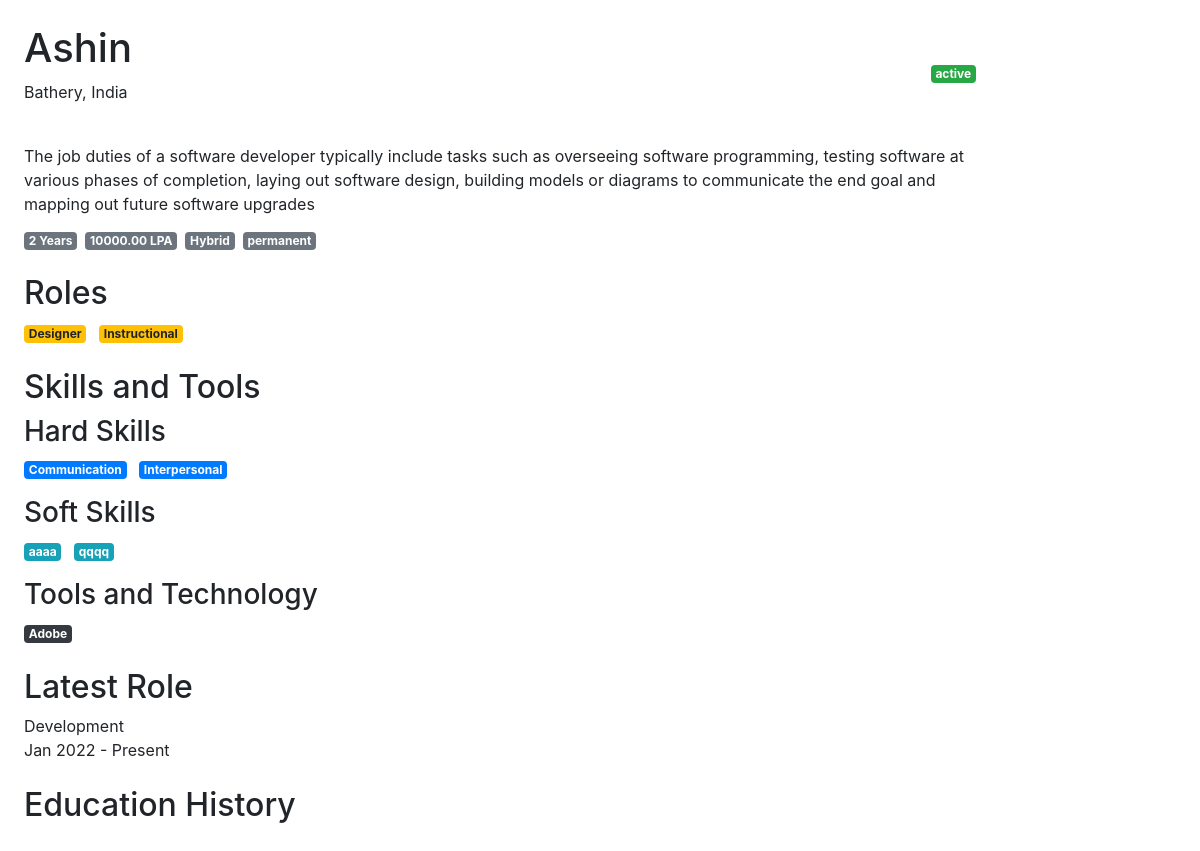
Page /jobIndividual/1/ on the committed database.
### job/models.py (models this page shows, shortened)
class User(models.Model):
    STATUS_CHOICES = [
        ('active', 'Active'),
        ('inactive', 'Inactive'),
        ('terminated', 'Terminated'),
    ]
    username = models.CharField(max_length=150, unique=True)
    email = models.EmailField(unique=True)
    city = models.CharField(max_length=100, null=True, blank=True)
    country = models.CharField(max_length=100, null=True, blank=True)
    candidate_id = models.CharField(max_length=50, unique=True)
    status = models.CharField(max_length=10, choices=STATUS_CHOICES)
    experience_summary = models.TextField(null=True, blank=True)
    responsibilities_summary = models.TextField(null=True, blank=True)
    current_role = models.CharField(max_length=100, null=True, blank=True)
    experience_years = models.IntegerField(null=True, blank=True)
    salary = models.DecimalField(max_digits=10, decimal_places=2)
    work_mode = models.CharField(max_length=50, null=True, blank=True)
    work_type = models.CharField(max_length=50, null=True, blank=True)

class Role(models.Model):
    user = models.ForeignKey(User, related_name='roles', on_delete=models.CASCADE)
    title = models.CharField(max_length=100, null=True, blank=True)

class HardSkill(models.Model):
    user = models.ForeignKey(User, related_name='hard_skills', on_delete=models.CASCADE)
    name = models.CharField(max_length=100, null=True, blank=True)

class SoftSkill(models.Model):
    user = models.ForeignKey(User, related_name='soft_skills', on_delete=models.CASCADE)
    name = models.CharField(max_length=100, null=True, blank=True)

class ToolAndTechnology(models.Model):
    user = models.ForeignKey(User, related_name='tools_and_technologies', on_delete=models.CASCADE)
    name = models.CharField(max_length=100, null=True, blank=True)

### job/views.py (the view)
# urls.py: path('jobIndividual/<int:user_id>/', views.jobIndividual, name="jobIndividual"),
def jobIndividual(request, user_id):
    user = get_object_or_404(User, id=user_id)
    roles = Role.objects.filter(user=user)
    certifications = Certification.objects.filter(user=user)
    hardskills = HardSkill.objects.filter(user=user)
    softskills = SoftSkill.objects.filter(user=user)
    tools = ToolAndTechnology.objects.filter(user=user)
    education = Education.objects.filter(user=user)
    context = {
        'user': user,
        'roles': roles,
        'certifications': certifications,
        'hardskills': hardskills,
        'softskills': softskills,
        'tools': tools,
        'education': education,
    }
    return render(request, "candidate/copy.html", context)

### job/templates/candidate/copy.html (shortened to what this page needs)
<!DOCTYPE html>
{% load static %}
<html lang="en">
<head>
    <link rel="stylesheet" href="https://stackpath.bootstrapcdn.com/bootstrap/4.5.2/css/bootstrap.min.css">
    <link rel="stylesheet" href="{% static 'assets/candidateandjobcardsstyle.css' %}">
</head>
<body>
    <div class="container-fluid">
        <div class="row">
            <div class="col-md-10 main-content p-4">
                <header class="d-flex justify-content-between align-items-center mb-4">
                    <div class="user-info">
                        <h1>{{ user.username }}</h1>
                        <p>{{ user.city }}, {{ user.country }}</p>
                    </div>
                    <div class="status">
                        <span class="badge badge-success">{{ user.status }}</span>
                    </div>
                </header>
                <div class="summary mb-4">
                    <p>{{ user.experience_summary }}</p>
                    <div class="details d-flex">
                        <span class="badge badge-secondary mr-2">{{ user.experience_years }} Years</span>
                        <span class="badge badge-secondary mr-2">{{ user.salary }} LPA</span>
                        <span class="badge badge-secondary mr-2">{{ user.work_mode }}</span>
                        <span class="badge badge-secondary">{{ user.work_type }}</span>
                    </div>
                </div>
                <div class="roles mb-4">
                    <h2>Roles</h2>
                    <ul class="list-inline">
                        {% for r in roles %}
                            <li class="list-inline-item badge badge-warning">{{ r.title }}</li>
                        {% endfor %}
                    </ul>
                </div>
                <div class="skills mb-4">
                    <h2>Skills and Tools</h2>
                    <div class="skill-section mb-3">
                        <h3>Hard Skills</h3>
                        <ul class="list-inline">
                            {% for h in hardskills %}
                                <li class="list-inline-item badge badge-primary">{{ h.name }}</li>
                            {% endfor %}
                        </ul>
                    </div>
                    <div class="skill-section mb-3">
                        <h3>Soft Skills</h3>
                        <ul class="list-inline">
                            {% for s in softskills %}
                                <li class="list-inline-item badge badge-info">{{ s.name }}</li>
                            {% endfor %}
                        </ul>
                    </div>
                    <div class="skill-section">
                        <h3>Tools and Technology</h3>
                        <ul class="list-inline">
                            {% for t in tools %}
                                <li class="list-inline-item badge badge-dark">{{ t.name }}</li>
                            {% endfor %}
                        </ul>
                    </div>
                </div>
                <div class="latest-role mb-4">
                    <h2>Latest Role</h2>
                    <p>{{ user.current_role }}<br>Jan 2022 - Present</p>
                </div>
                <div class="education-history">
                    <h2>Education History</h2>
                </div>
            </div>
        </div>
    </div>
</body>
</html>

### rows in the picture
User: username "Ashin", city "Bathery", country "India", status "active", experience_summary "The job duties of a software developer typically include tasks such as overseeing software programming, testing software at various phases of completion, laying out software design, building models or diagrams to communicate the end goal and mapping out future software upgrades", experience_years "2", salary "10000.00", work_mode "Hybrid", work_type "permanent", current_role "Development"
Role: title "Designer"
Role: title "Instructional"
HardSkill: name "Communication"
HardSkill: name "Interpersonal"
SoftSkill: name "aaaa"
SoftSkill: name "qqqq"
ToolAndTechnology: name "Adobe"
